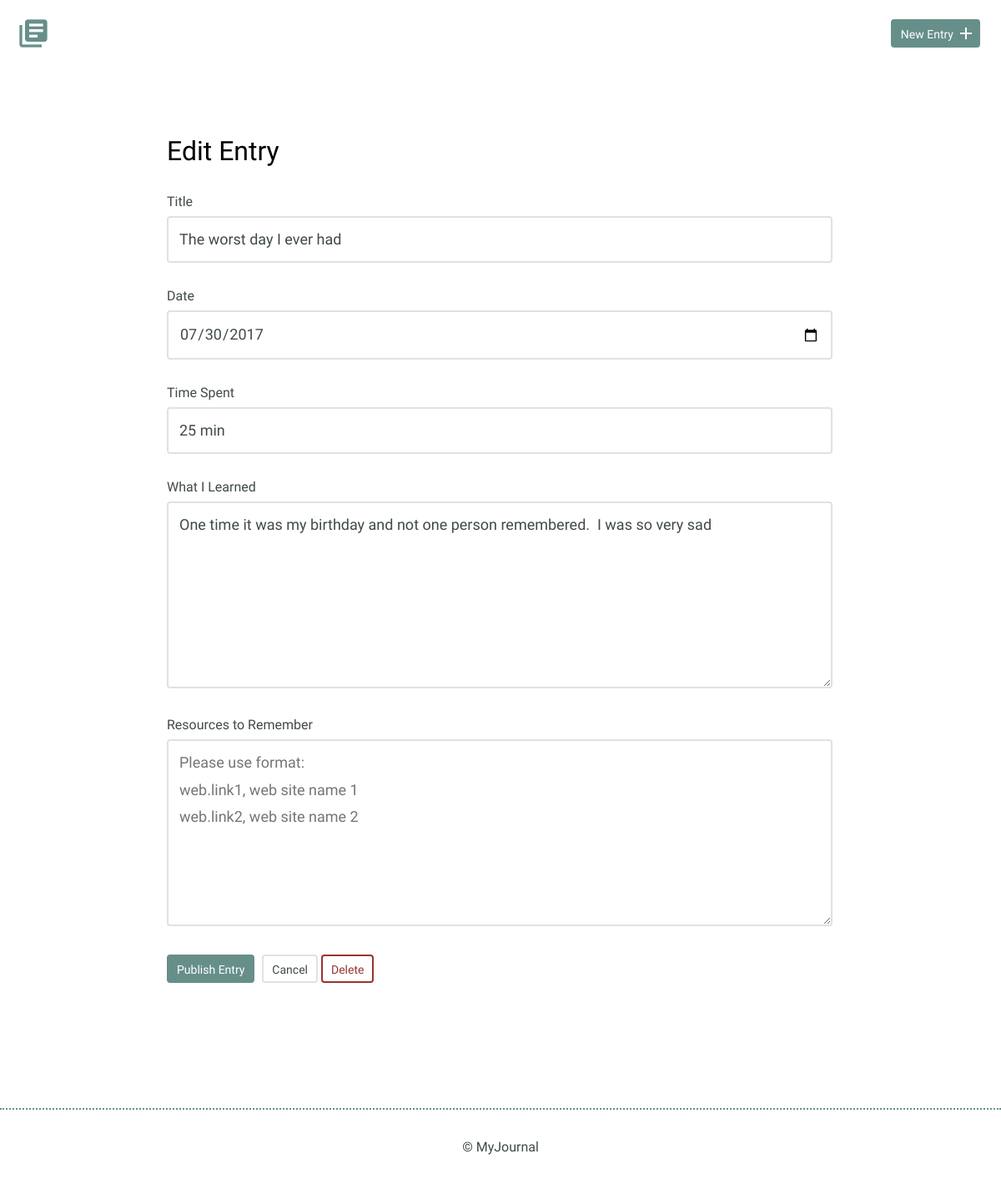
/entry.php?id=2, run on the app's committed database.
### tables this page shows
CREATE TABLE "entries" (
	`id`	INTEGER,
	`title`	TEXT,
	`date`	TEXT,
	`time_spent`	INTEGER,
	`learned`	BLOB,
	`resources`	BLOB,
	PRIMARY KEY(`id`)
);

### inc/connection.php (called while the page is built)
<?php
try {
  $db = new PDO('sqlite:' . __DIR__ . '/journal.db');
  $db->setAttribute(PDO::ATTR_ERRMODE, PDO::ERRMODE_EXCEPTION);
  return $db;
} catch (Exception $ex) {
  echo $ex->get_message();
  die();
}

### inc/functions.php (called while the page is built, shortened)
<?php
function get_entry($id) {
  include('connection.php');
  $sql = 'SELECT * FROM entries WHERE id = ?';
  try {
    $results = $db->prepare($sql);
    $results->bindValue(1, $id, PDO::PARAM_INT);
    $results->execute();
    return $results->fetch();
  } catch(Exception $ex) {
    echo $ex->get_message();
    return false;
  }
}

### entry.php (the view, shortened to what this page needs)
<?php
include('inc/functions.php');
$id = "";
$title = "";
$date = "";
$time_spent = "";
$learned = "";
$resources = "";
if(isset($_GET['id'])) {
  list($id, $title, $date, $time_spent, $learned, $resources) =
    get_entry(filter_input(INPUT_GET, 'id', FILTER_SANITIZE_NUMBER_INT));
}
include('inc/header.php');
?>
<section>
  <div class="container">
    <div class="edit-entry">
      <h2>Edit Entry</h2>
      <form action="entry.php" method="post">
        <label for="title"> Title</label>
        <input id="title" type="text" name="title" value="<?php echo htmlspecialchars($title) ?>"><br>
        <label for="date">Date</label>
        <input id="date" type="date" name="date" value="<?php echo htmlspecialchars($date) ?>"><br>
        <label for="time-spent"> Time Spent</label>
        <input id="time-spent" type="text" name="timeSpent" value="<?php echo htmlspecialchars($time_spent) ?>"><br>
        <label for="what-i-learned">What I Learned</label>
        <textarea id="what-i-learned" rows="5" name="whatILearned" ><?php echo $learned ?></textarea>
        <label for="resources-to-remember">Resources to Remember</label>
        <textarea id="resources-to-remember" rows="5" placeholder="Please use format:&#13;&#10;web.link1, web site name 1&#13;&#10;web.link2, web site name 2" name="resourcesToRemember"><?php echo $resources; ?></textarea>
        <input type="submit" value="Publish Entry" class="button">
        <a href="entry.php<?php
          if(!empty($id)) {
            echo '?id=' . $id;
          }
        ?>" class="button button-secondary">Cancel</a>
        <?php
          if(!empty($id)) {
            echo '<input type="submit" value="Delete" name="delete" class="button button-warning" />';
          }
        ?>
      </form>
    </div>
  </div>
</section>
<?php
include('inc/footer.php');
?>

### css/site.css (style rules this page uses)
body { font-size: 16px; color: #404a49; font-family: 'Cousine', serif; font-weight: 400; }
.container { margin: 0 auto; padding: 0 25px; }
.button { padding: 8px 10px 6px 10px; background: #678f89; border: 2px solid #678f89; border-radius: 4px; text-decoration: none; color: #FFF; position: relative; text-align: center; font-size: 14px; }
.button.button-secondary { background: #FFF; border: 2px solid #e1e1e1; color: #404a49; }
.button.button-warning { background: #FFF; border: 2px solid #933; color: #933; }
h1, h2, h3 { margin: 0; font-weight: 400; line-height: 1em; color: #000; }
h2 { font-size: 32px; }
.entry-list, .edit-entry, .new-entry { max-width: 800px; margin: 0 auto; padding: 70px 0 150px 0; }
.edit-entry h2, .new-entry h2 { margin-bottom: 35px; }
form label { display: block; margin-bottom: 8px; }
form input[type=text], form input[type=password], form input[type=date], form textarea { border: 2px solid #e1e1e1; font-size: 18px; line-height: 1.8em; padding:10px 13px; margin-bottom: 30px; border-radius: 4px; width: calc(100% - 32px); }
.edit-entry form textarea, .new-entry form textarea { min-height: 200px; }
input[type=submit] { margin-right: 5px; }

### data on the page
entries: title "The worst day I ever had", date "07/30/2017", timeSpent "25 min", whatILearned "One time it was my birthday and not one person remembered. I was so very sad"
